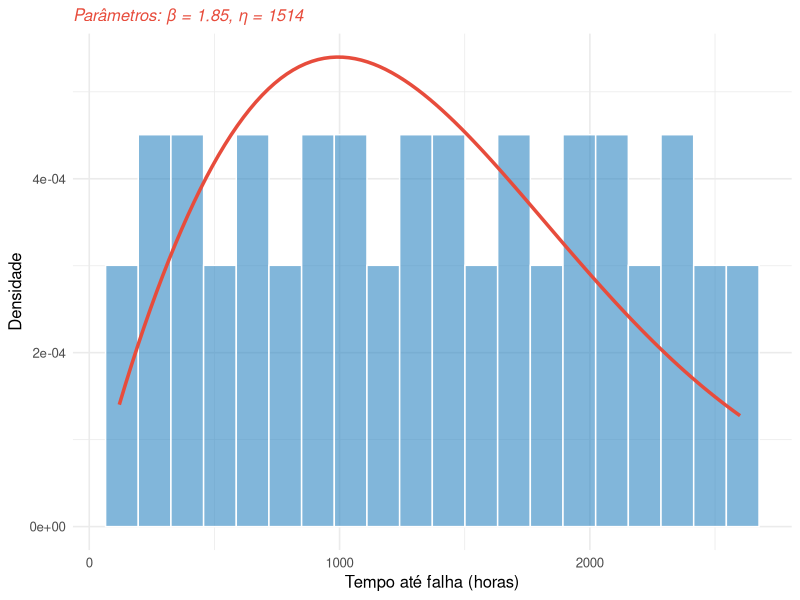

Write R code to recreate this figure.
## ---- chunk 1
#| label: fig-weibull
#| fig-cap: "Distribuição Weibull ajustada aos tempos de falha de equipamentos"
#| echo: false
#| warning: false
#| message: false

library(ggplot2)
library(dplyr)
library(fitdistrplus)

# Carregar dados de falhas
data <- read.csv("resources/data/falhas.csv")

# Filtrar apenas falhas completas (não censuradas)
falhas <- data %>%
  filter(censura == 0) %>%
  pull(tempo_ate_falha)

# Ajustar distribuição Weibull
fit_weibull <- fitdist(falhas, "weibull")
shape_est <- fit_weibull$estimate["shape"]
scale_est <- fit_weibull$estimate["scale"]

# Criar dataframe para plot
df <- tibble(tempo = falhas)

# Histograma com curva Weibull ajustada
ggplot(df, aes(x = tempo)) +
  geom_histogram(aes(y = after_stat(density)), bins = 20,
                 fill = "#2E86C1", alpha = 0.6, color = "white") +
  stat_function(fun = dweibull,
                args = list(shape = shape_est, scale = scale_est),
                color = "#E74C3C", linewidth = 1.2) +
  labs(x = "Tempo até falha (horas)",
       y = "Densidade",
       subtitle = sprintf("Parâmetros: β = %.2f, η = %.0f", shape_est, scale_est)) +
  theme_minimal(base_size = 12) +
  theme(plot.subtitle = element_text(color = "#E74C3C", face = "italic"))
## ---- chunk 2
#| label: tbl-mtbf
#| tbl-cap: "Cálculo de MTBF por tipo de equipamento"
#| echo: false
#| warning: false
#| message: false

library(dplyr)

# Carregar dados
data <- read.csv("resources/data/falhas.csv")

# Calcular MTBF por ativo (apenas falhas completas)
mtbf_summary <- data %>%
    filter(censura == 0) %>%
    mutate(tipo = sub("_.*", "", ativo)) %>%
    group_by(tipo) %>%
    summarise(
        n_falhas = n(),
        tempo_total = sum(tempo_ate_falha),
        mtbf = round(tempo_total / n_falhas, 1),
        .groups = "drop"
    )

mtbf_summary %>%
    dplyr::select(tipo, n_falhas, mtbf) %>%
    knitr::kable(
        format = "html",
        col.names = c("Tipo de Equipamento", "Nº de Falhas", "MTBF (horas)"),
        align = c("l", "c", "c")
    )
